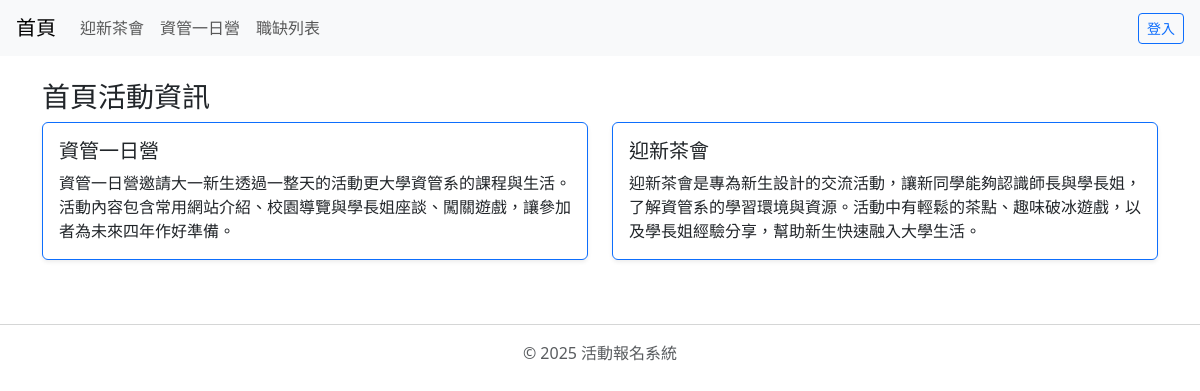
The page / on the database its author committed.
### tables this page shows
CREATE TABLE `event` (
  `id` int(10) UNSIGNED NOT NULL,
  `name` varchar(30) NOT NULL,
  `description` varchar(255) NOT NULL
);

### index.php (the view, shortened to what this page needs)
<?php
include("db.php");
include("header.php");
$sql = "SELECT * FROM event ORDER BY id DESC";
$result = $conn->query($sql);
?>
<h3>首頁活動資訊</h3>
<div class="row">
<?php if ($result->num_rows == 0): ?>
  <p class="text-muted">目前沒有活動資料</p>
<?php else: ?>
  <?php while ($row = $result->fetch_assoc()): ?>
    <div class="col-md-6">
      <div class="card mb-3 border-primary shadow-sm">
        <div class="card-body">
          <h5 class="card-title"><?= htmlspecialchars($row['name']) ?></h5>
          <p class="card-text"><?= htmlspecialchars($row['description']) ?></p>
        </div>
      </div>
    </div>
  <?php endwhile; ?>
<?php endif; ?>
</div>
<?php include("footer.php"); ?>

### rows shown on the page
event: name "資管一日營", description "資管一日營邀請大一新生透過一整天的活動更大學資管系的課程與生活。活動內容包含常用網站介紹、校園導覽與學長姐座談、闖關遊戲，讓參加者為未來四年作好準備。"
event: name "迎新茶會", description "迎新茶會是專為新生設計的交流活動，讓新同學能夠認識師長與學長姐，了解資管系的學習環境與資源。活動中有輕鬆的茶點、趣味破冰遊戲，以及學長姐經驗分享，幫助新生快速融入大學生活。"
